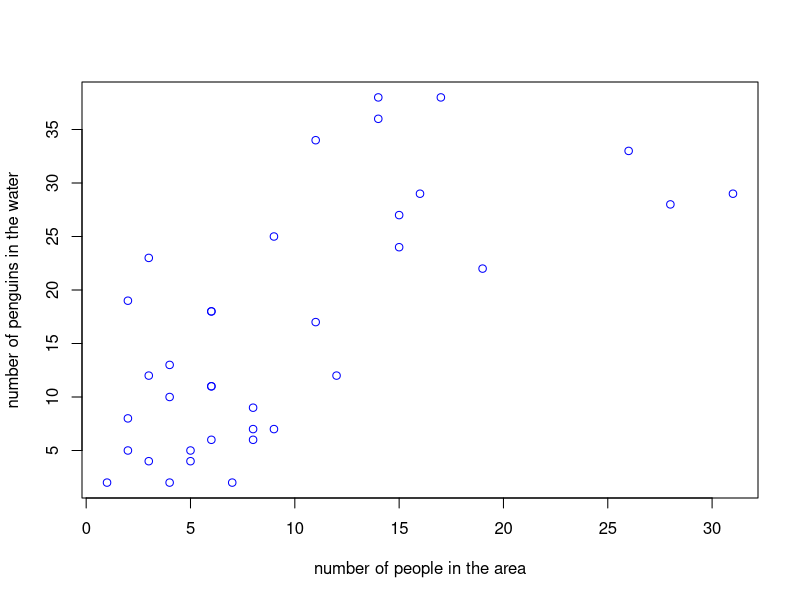
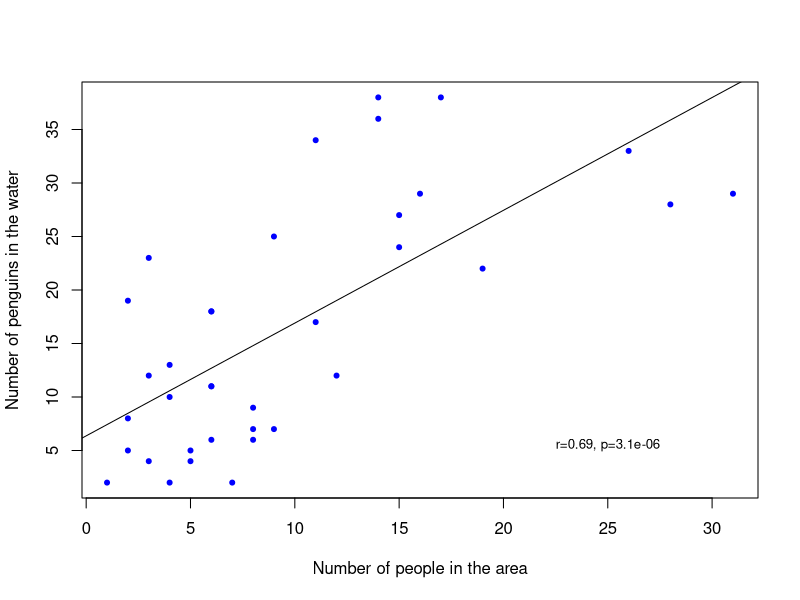
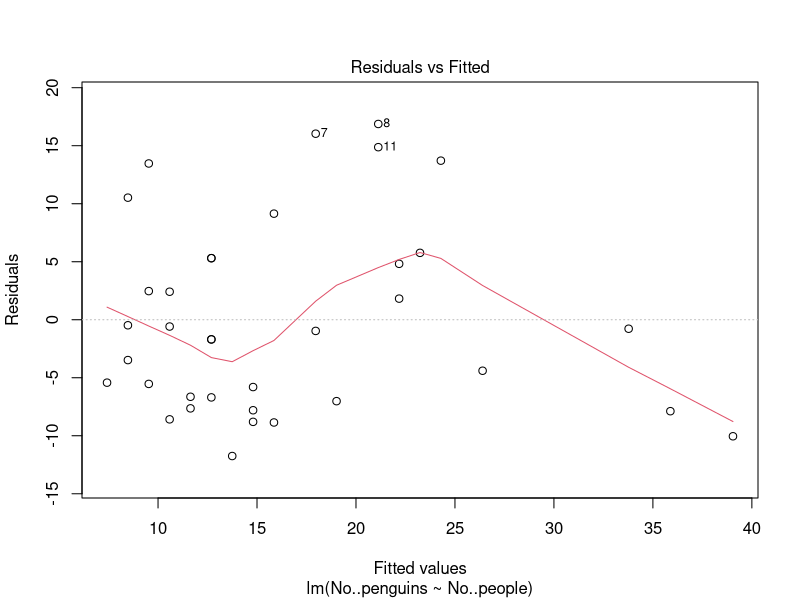
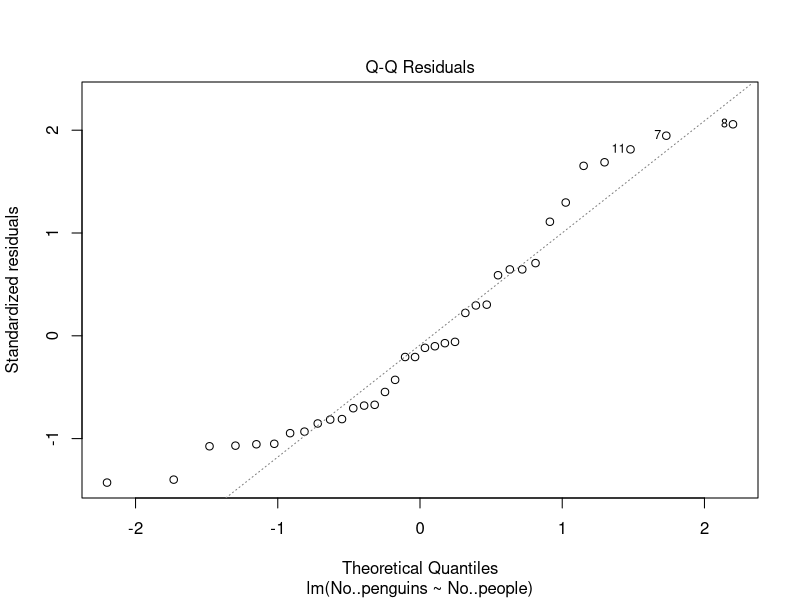
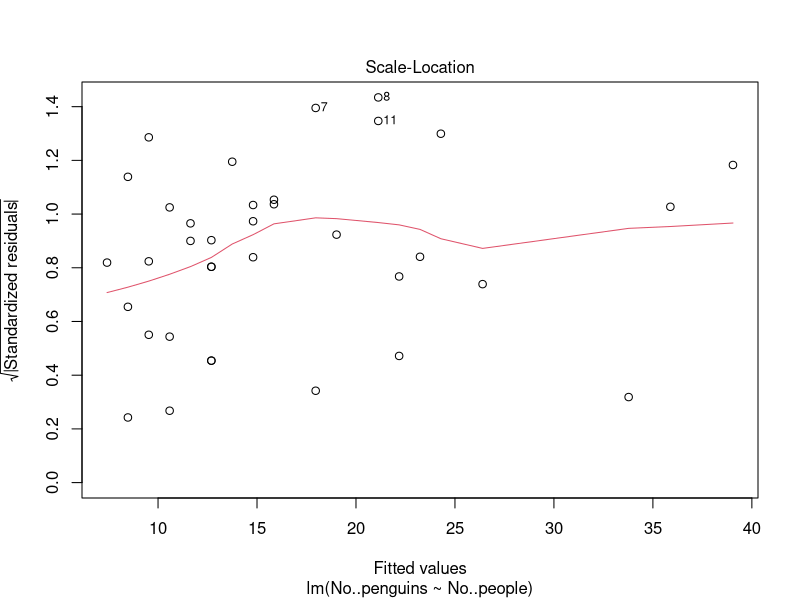
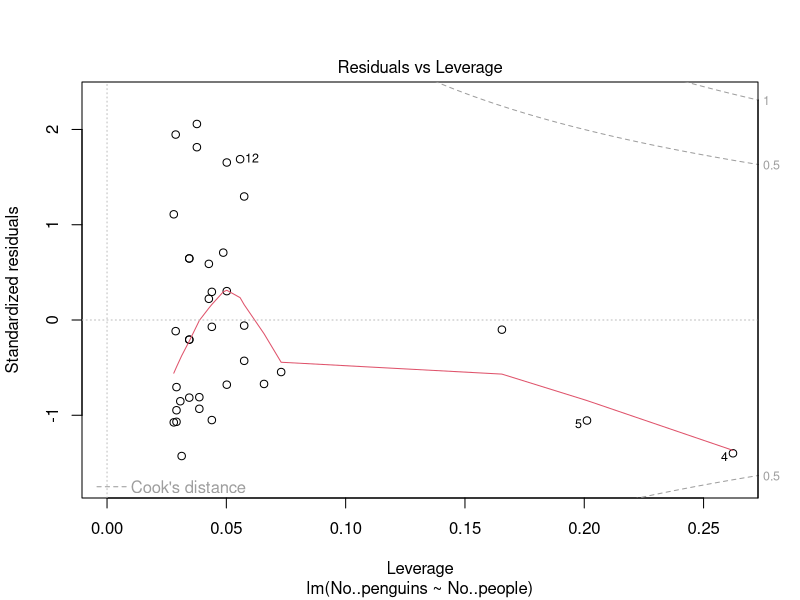

The R script that drew these images, in order:
install.packages("readr")
library(readr) 

peng <- read.csv("BIO311_Penguins_Behaviour.csv", header = TRUE)

str(peng)


plot(peng$No..penguins ~ peng$No..people,
     ylab = "number of penguins in the water",
     xlab = "number of people in the area",
     col = 'blue')

which(peng$No..people == max(peng$No..people))

cor.test(peng$No..penguins, peng$No..people)

pengreg <- lm(No..penguins ~ No..people, data = peng)
summary(pengreg)

plot(peng$No..penguins ~ peng$No..people,
     ylab = "Number of penguins in the water",
     xlab = "Number of people in the area",
     col = 'blue',
     bg = 'blue',
     pch = 20)

text(x = 25,
     y = 5.5,
     labels= "r=0.69, p=3.1e-06",
     col = 'black',
     cex = 0.8 )

abline(pengreg)

plot(pengreg) 

